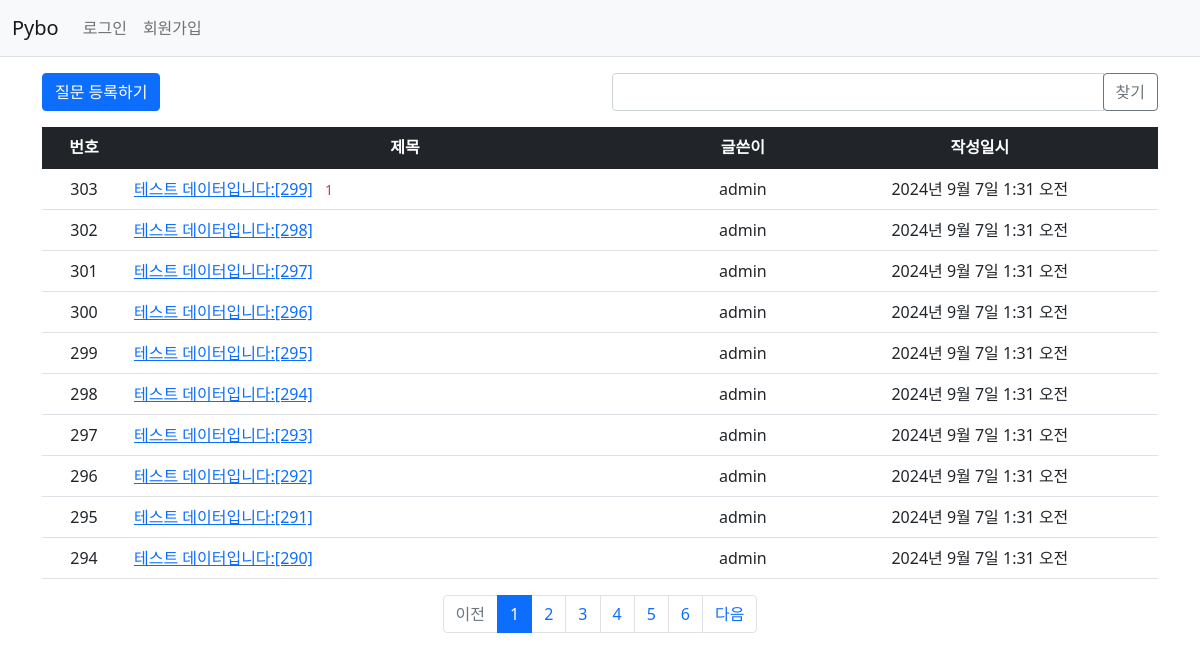
The page /pybo/ on the database as committed earlier.
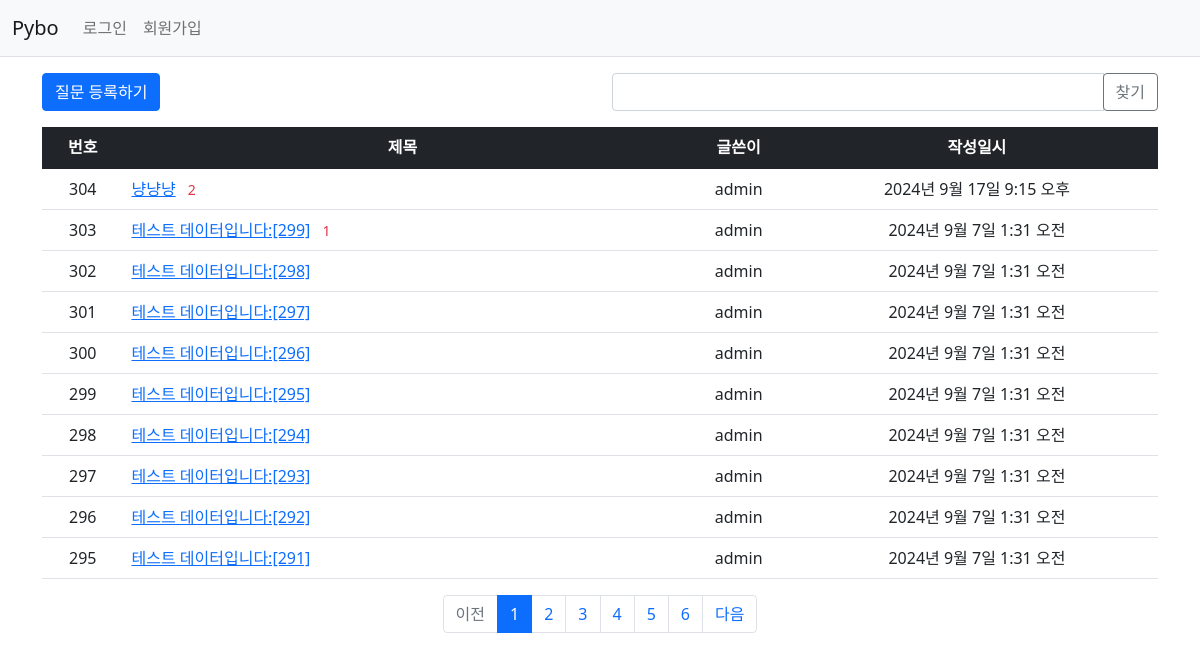
The same page on the database as committed later.
### pybo/models.py (models this page shows, shortened)
class Question(models.Model):
    author = models.ForeignKey(User, on_delete=models.CASCADE, related_name="author_question")
    subject = models.CharField(max_length=200)
    content = models.TextField()
    create_date = models.DateTimeField()
    modify_date = models.DateTimeField(null=True, blank=True)
    voter = models.ManyToManyField(User, related_name="voter_question")

### pybo/views/base_views.py (the view, shortened to what this page needs)
# urls.py: path('', base_views.index, name="index"), # '/'에 해당하는 path
def index(request):
    page = request.GET.get("page", '1')
    kw = request.GET.get('kw', '')
    question_list = Question.objects.order_by("-create_date")
    paginator = Paginator(question_list, 10)
    page_obj = paginator.get_page(page)
    context = {"question_list": page_obj, 'page':page, 'kw':kw}
    return render(request, "pybo/question_list.html", context)

### pybo/templatetags/pybo_filter.py (called while the page is built)
@register.filter
def sub(value, arg):
    return value - arg

### templates/pybo/question_list.html (shortened to what this page needs)
{% extends "base.html" %}
{% load pybo_filter %}
{% block content %}
<div class="container my-3">
    <div class="row my-3">
        <div class="col-6">
            <a href="{% url 'pybo:question_create' %}" class="btn btn-primary">질문 등록하기</a>
        </div>
        <div class="col-6">
            <div class="input-group">
                <input type="text" id="search_kw" class="form-control" value="{{ kw|default_if_none:'' }}">
                <div class="input-group-append">
                    <button class="btn btn-outline-secondary" type="button" id="btn_search">찾기</button>
                </div>
            </div>
        </div>
    </div>
    <table class="table">
        <thead>
        <tr class="text-center table-dark">
            <th>번호</th>
            <th style="width:50%">제목</th>
            <th>글쓴이</th>
            <th>작성일시</th>
        </tr>
        </thead>
        <tbody>
        {% if question_list %}
        {% for question in question_list %}
        <tr class="text-center">
            <td>
                {{ question_list.paginator.count|sub:question_list.start_index|sub:forloop.counter0|add:1 }}
            </td>
            <td class="text-start">
                <a href="{% url 'pybo:detail' question.id %}">{{ question.subject }}</a>
                {% if question.answer_set.count > 0 %}
                <span class="text-danger small mx-2">{{ question.answer_set.count }}</span>
                {% endif %}
            </td>
            <td>{{ question.author.username }}</td>
            <td>{{ question.create_date }}</td>
        </tr>
        {% endfor %}
        {% else %}
        <tr>
            <td colspan="4">질문이 없습니다.</td>
        </tr>
        {% endif %}
        </tbody>
    </table>
    <ul class="pagination justify-content-center">
        {% if question_list.has_previous %}
        <li class="page-item">
            <a class="page-link" data-page="{{ question_list.previous_page_number }}"
               href="javascript:void(0)">이전</a>
        </li>
        {% else %}
        <li class="page-item disabled">
            <a class="page-link" tabindex="-1" aria-disabled="true" href="#">이전</a>
        </li>
        {% endif %}
        {% for page_number in question_list.paginator.page_range %}
        {% if page_number >= question_list.number|add:-5 and page_number <= question_list.number|add:5 %}
        {% if page_number == question_list.number %}
        <li class="page-item active" aria-current="page">
            <a class="page-link" data-page="{{ page_number }}"
               href="javascript:void(0)">{{ page_number }}</a>
        </li>
        {% else %}
        <li class="page-item">
            <a class="page-link" data-page="{{ page_number }}"
               href="javascript:void(0)">{{ page_number }}</a>
        </li>
        {% endif %}
        {% endif %}
        {% endfor %}
        {% if question_list.has_next %}
        <li class="page-item">
                <a class="page-link" data-page="{{ question_list.next_page_number }}"
                   href="javascript:void(0)">다음</a></li>
        {% else %}
            <li class="page-item disabled">
                <a class="page-link" tabindex="-1" aria-disabled="true"
                   href="javascript:void(0)">다음</a></li>
        {% endif %}
    </ul>
</div>
{% endblock %}

Rows that differ between the two databases and show on the page:
no longer on this page (row unchanged): Question: paginator.count|sub "294", subject "테스트 데이터입니다:[290]", author.username "admin", create_date "2024년 9월 7일 1:31 오전"
added Question: paginator.count|sub "304", subject "냥냥냥", answer_set.count "2", author.username "admin", create_date "2024년 9월 17일 9:15 오후"
